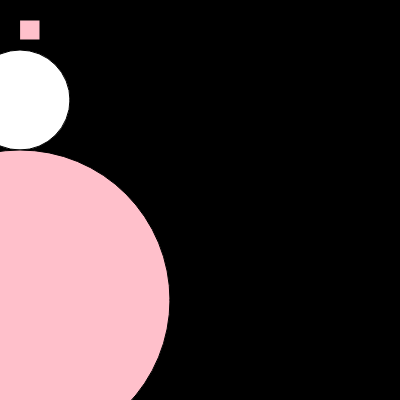
Frame 1 (no input)
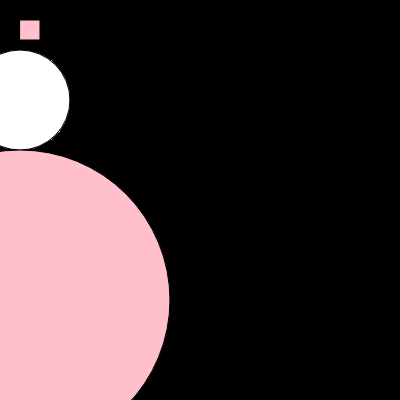
Frame 60 (no input)
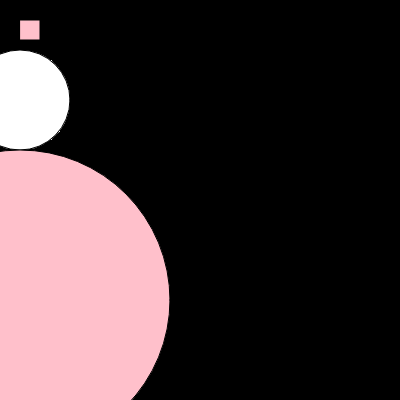
Frame 120 (the mouse pressed at the canvas centre since frame 60)

The p5.js sketch that drew these frames (run headless with seeded random() and noise() and a simulated clock; from frame 60 on, the mouse is pressed at the canvas centre):

// p5.js sketch
// ── sketch.js
function setup() {
  createCanvas(400, 400);
  background(0);

}

function draw() {
  fill('white');
  ellipse(20,100,100);
  fill ('pink');
  ellipse(20,300,300);
  rect(20,20,20,20);
}
